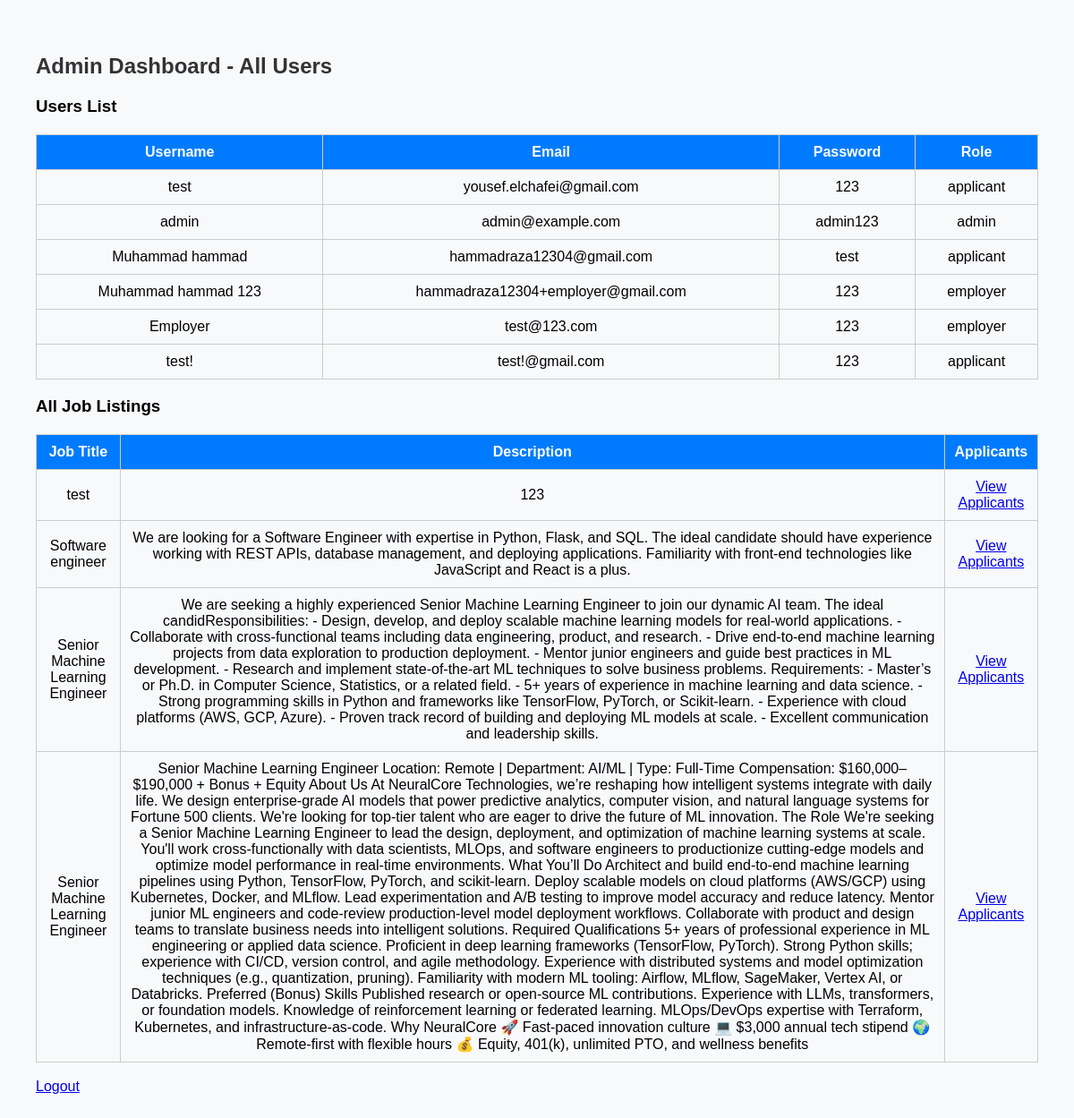
The app's page /admin_dashboard (signed in) with its own data.
### models.py (models this page shows)
class User(UserMixin, db.Model):
    id = db.Column(db.Integer, primary_key=True)
    username = db.Column(db.String(150), unique=True, nullable=False)
    email = db.Column(db.String(150), unique=True, nullable=False)
    password = db.Column(db.String(150), nullable=False)
    role = db.Column(db.String(20), nullable=False)  # "admin", "employer", "applicant"

class Job(db.Model):
    id = db.Column(db.Integer, primary_key=True)
    title = db.Column(db.String(200), nullable=False)
    description = db.Column(db.Text, nullable=False)

### app.py (the view)
@app.route('/admin_dashboard')
@login_required
def admin_dashboard():
    if current_user.role != "admin":
        return "Access Denied"
    users = User.query.all()
    jobs = Job.query.all()
    return render_template('admin_dashboard.html', users=users, jobs=jobs)

### app.py (called while the page is built)
@login_manager.user_loader
def load_user(user_id):
    return User.query.get(int(user_id))

### templates/admin_dashboard.html (shortened to what this page needs)
<!DOCTYPE html>
<html lang="en">
<head>
    <link rel="stylesheet" type="text/css" href="{{ url_for('static', filename='styles.css') }}">
</head>
<body>
    <h2>Admin Dashboard - All Users</h2>
    <h3>Users List</h3>
    <table>
        <thead>
            <tr>
                <th>Username</th>
                <th>Email</th>
                <th>Password</th>
                <th>Role</th>
            </tr>
        </thead>
        <tbody>
            {% for user in users %}
            <tr>
                <td>{{ user.username }}</td>
                <td>{{ user.email }}</td>
                <td>{{ user.password }}</td>
                <td>{{ user.role }}</td>
            </tr>
            {% endfor %}
        </tbody>
    </table>
    <h3>All Job Listings</h3>
    <table>
        <thead>
            <tr>
                <th>Job Title</th>
                <th>Description</th>
                <th>Applicants</th>
            </tr>
        </thead>
        <tbody>
            {% for job in jobs %}
            <tr>
                <td>{{ job.title }}</td>
                <td>{{ job.description }}</td>
                <td><a href="{{ url_for('view_applicants', job_id=job.id) }}">View Applicants</a></td>
            </tr>
            {% endfor %}
        </tbody>
    </table>
    <br>
    <a href="{{ url_for('logout') }}">Logout</a>
</body>
</html>

### static/styles.css (style rules this page uses)
body { font-family: Arial, sans-serif; margin: 20px; padding: 20px; background-color: #f8f9fa; }
h2 { color: #333; }
table { width: 100%; border-collapse: collapse; margin-top: 20px; }
th, td { padding: 10px; border: 1px solid #ccc; text-align: center; }
th { background-color: #007bff; color: white; }

### records on screen
User: username "test", email "yousef.elchafei@gmail.com", password "123", role "applicant"
User: username "admin", email "admin@example.com", password "admin123", role "admin"
User: username "Muhammad hammad", email "hammadraza12304@gmail.com", password "test", role "applicant"
User: username "Muhammad hammad 123", email "hammadraza12304+employer@gmail.com", password "123", role "employer"
User: username "Employer", email "test@123.com", password "123", role "employer"
User: username "test!", email "test!@gmail.com", password "123", role "applicant"
Job: title "test", description "123"
Job: title "Software engineer", description "We are looking for a Software Engineer with expertise in Python, Flask, and SQL. The ideal candidate should have experience working with REST APIs, database management, and deploying applications. Familiarity with front-end technologies like JavaScript and React is a plus."
Job: title "Senior Machine Learning Engineer", description "We are seeking a highly experienced Senior Machine Learning Engineer to join our dynamic AI team. The ideal candidResponsibilities: - Design, develop, and deploy scalable machine learning models for real-world applications. - Collaborate with cross-functional teams including data engineering, product, and research. - Drive end-to-end machine learning projects from data exploration to production deployment. - Mentor junior engineers and guide best practices in ML development. - Research and implement state-of-the-art ML techniques to solve business problems. Requirements: - Master’s or Ph.D. in Computer Science, Statistics, or a related field. - 5+ years of experience in machine learning and…"
Job: title "Senior Machine Learning Engineer", description "Senior Machine Learning Engineer Location: Remote | Department: AI/ML | Type: Full-Time Compensation: $160,000–$190,000 + Bonus + Equity About Us At NeuralCore Technologies, we’re reshaping how intelligent systems integrate with daily life. We design enterprise-grade AI models that power predictive analytics, computer vision, and natural language systems for Fortune 500 clients. We're looking for top-tier talent who are eager to drive the future of ML innovation. The Role We're seeking a Senior Machine Learning Engineer to lead the design, deployment, and optimization of machine learning systems at scale. You'll work cross-functionally with data scientists, MLOps, and software engineers to…"
